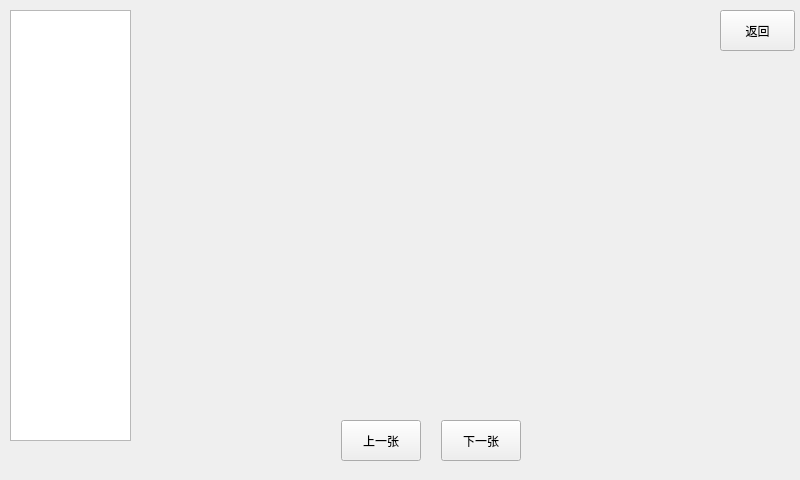
<?xml version="1.0" encoding="UTF-8"?>
<ui version="4.0">
 <class>Photo</class>
 <widget class="QMainWindow" name="Photo">
  <property name="geometry">
   <rect>
    <x>0</x>
    <y>0</y>
    <width>800</width>
    <height>480</height>
   </rect>
  </property>
  <property name="windowTitle">
   <string>MainWindow</string>
  </property>
  <widget class="QWidget" name="centralwidget">
   <widget class="QPushButton" name="returnButton">
    <property name="geometry">
     <rect>
      <x>720</x>
      <y>10</y>
      <width>75</width>
      <height>41</height>
     </rect>
    </property>
    <property name="text">
     <string>返回</string>
    </property>
   </widget>
   <widget class="QListView" name="listViewImage">
    <property name="geometry">
     <rect>
      <x>10</x>
      <y>10</y>
      <width>121</width>
      <height>431</height>
     </rect>
    </property>
   </widget>
   <widget class="QWidget" name="videowidget" native="true">
    <property name="geometry">
     <rect>
      <x>140</x>
      <y>30</y>
      <width>571</width>
      <height>381</height>
     </rect>
    </property>
    <property name="styleSheet">
     <string notr="true">background-color: rgba(255, 255, 255,0);</string>
    </property>
    <widget class="QLabel" name="imagelabel">
     <property name="geometry">
      <rect>
       <x>0</x>
       <y>0</y>
       <width>581</width>
       <height>381</height>
      </rect>
     </property>
     <property name="text">
      <string/>
     </property>
    </widget>
   </widget>
   <widget class="QPushButton" name="pushButtonnext">
    <property name="geometry">
     <rect>
      <x>341</x>
      <y>420</y>
      <width>80</width>
      <height>41</height>
     </rect>
    </property>
    <property name="sizePolicy">
     <sizepolicy hsizetype="Fixed" vsizetype="Fixed">
      <horstretch>0</horstretch>
      <verstretch>0</verstretch>
     </sizepolicy>
    </property>
    <property name="text">
     <string>上一张</string>
    </property>
   </widget>
   <widget class="QPushButton" name="pushButtonprev">
    <property name="geometry">
     <rect>
      <x>441</x>
      <y>420</y>
      <width>80</width>
      <height>41</height>
     </rect>
    </property>
    <property name="sizePolicy">
     <sizepolicy hsizetype="Expanding" vsizetype="Fixed">
      <horstretch>0</horstretch>
      <verstretch>0</verstretch>
     </sizepolicy>
    </property>
    <property name="text">
     <string>下一张</string>
    </property>
   </widget>
  </widget>
 </widget>
 <resources/>
 <connections/>
</ui>
